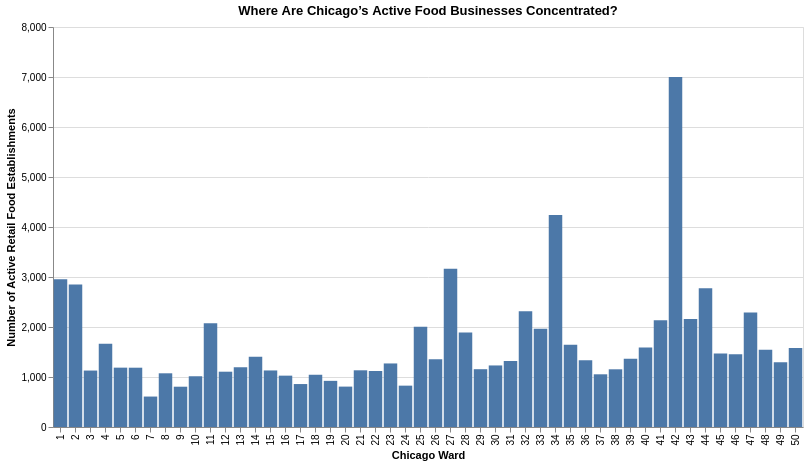

The notebook cell saved with this chart:
### Code cell
hover = alt.selection_point(
    fields=["WARD"],
    on="mouseover",
    clear="mouseout"
)

ward_chart = alt.Chart(ward_summary).mark_bar().encode(
    x=alt.X(
        "WARD:O",
        title="Chicago Ward",
        sort="ascending"
    ),
    y=alt.Y(
        "total_food_establishments:Q",
        title="Number of Active Retail Food Establishments"
    ),
    opacity=alt.condition(hover, alt.value(1), alt.value(0.65)),
    tooltip=[
        alt.Tooltip("WARD:O", title="Ward"),
        alt.Tooltip("total_food_establishments:Q", title="Active Food Establishments")
    ]
).add_params(
    hover
).properties(
    width=750,
    height=400,
    title="Where Are Chicago’s Active Food Businesses Concentrated?"
)

ward_chart

### Figure 1 — Vega-Lite specification as saved in the notebook (floating-point values rounded to 4 significant figures)
{"config": {"view": {"continuousWidth": 300, "continuousHeight": 300}}, "data": {"name": "data-87fe6a58b2b4d43dff6d19c39a6ceb5b"}, "mark": {"type": "bar"}, "encoding": {"opacity": {"condition": {"param": "param_2", "value": 1}, "value": 0.65}, "tooltip": [{"field": "WARD", "title": "Ward", "type": "ordinal"}, {"field": "total_food_establishments", "title": "Active Food Establishments", "type": "quantitative"}], "x": {"field": "WARD", "sort": "ascending", "title": "Chicago Ward", "type": "ordinal"}, "y": {"field": "total_food_establishments", "title": "Number of Active Retail Food Establishments", "type": "quantitative"}}, "height": 400, "params": [{"name": "param_2", "select": {"type": "point", "clear": "mouseout", "fields": ["WARD"], "on": "mouseover"}}], "title": "Where Are Chicago’s Active Food Businesses Concentrated?", "width": 750, "$schema": "https://vega.github.io/schema/vega-lite/v5.8.0.json", "datasets": {"data-87fe6a58b2b4d43dff6d19c39a6ceb5b": [{"WARD": 1, "total_food_establishments": 2956}, {"WARD": 2, "total_food_establishments": 2850}, {"WARD": 3, "total_food_establishments": 1129}, {"WARD": 4, "total_food_establishments": 1665}, {"WARD": 5, "total_food_establishments": 1187}, {"WARD": 6, "total_food_establishments": 1186}, {"WARD": 7, "total_food_establishments": 609}, {"WARD": 8, "total_food_establishments": 1074}, {"WARD": 9, "total_food_establishments": 806}, {"WARD": 10, "total_food_establishments": 1015}, {"WARD": 11, "total_food_establishments": 2077}, {"WARD": 12, "total_food_establishments": 1106}, {"WARD": 13, "total_food_establishments": 1195}, {"WARD": 14, "total_food_establishments": 1406}, {"WARD": 15, "total_food_establishments": 1131}, {"WARD": 16, "total_food_establishments": 1027}, {"WARD": 17, "total_food_establishments": 859}, {"WARD": 18, "total_food_establishments": 1045}, {"WARD": 19, "total_food_establishments": 923}, {"WARD": 20, "total_food_establishments": 808}, {"WARD": 21, "total_food_establishments": 1134}, {"WARD": 22, "total_food_establishments": 1120}, {"WARD": 23, "total_food_establishments": 1271}, {"WARD": 24, "total_food_establishments": 827}, {"WARD": 25, "total_food_establishments": 2007}, {"WARD": 26, "total_food_establishments": 1353}, {"WARD": 27, "total_food_establishments": 3166}, {"WARD": 28, "total_food_establishments": 1891}, {"WARD": 29, "total_food_establishments": 1156}, {"WARD": 30, "total_food_establishments": 1231}, {"WARD": 31, "total_food_establishments": 1319}, {"WARD": 32, "total_food_establishments": 2314}, {"WARD": 33, "total_food_establishments": 1964}, {"WARD": 34, "total_food_establishments": 4242}, {"WARD": 35, "total_food_establishments": 1644}, {"WARD": 36, "total_food_establishments": 1337}, {"WARD": 37, "total_food_establishments": 1054}, {"WARD": 38, "total_food_establishments": 1154}, {"WARD": 39, "total_food_establishments": 1363}, {"WARD": 40, "total_food_establishments": 1588}, {"WARD": 41, "total_food_establishments": 2136}, {"WARD": 42, "total_food_establishments": 7002}, {"WARD": 43, "total_food_establishments": 2160}, {"WARD": 44, "total_food_establishments": 2776}, {"WARD": 45, "total_food_establishments": 1472}, {"WARD": 46, "total_food_establishments": 1457}, {"WARD": 47, "total_food_establishments": 2288}, {"WARD": 48, "total_food_establishments": 1545}, {"WARD": 49, "total_food_establishments": 1295}, {"WARD": 50, "total_food_establishments": 1580}]}}
